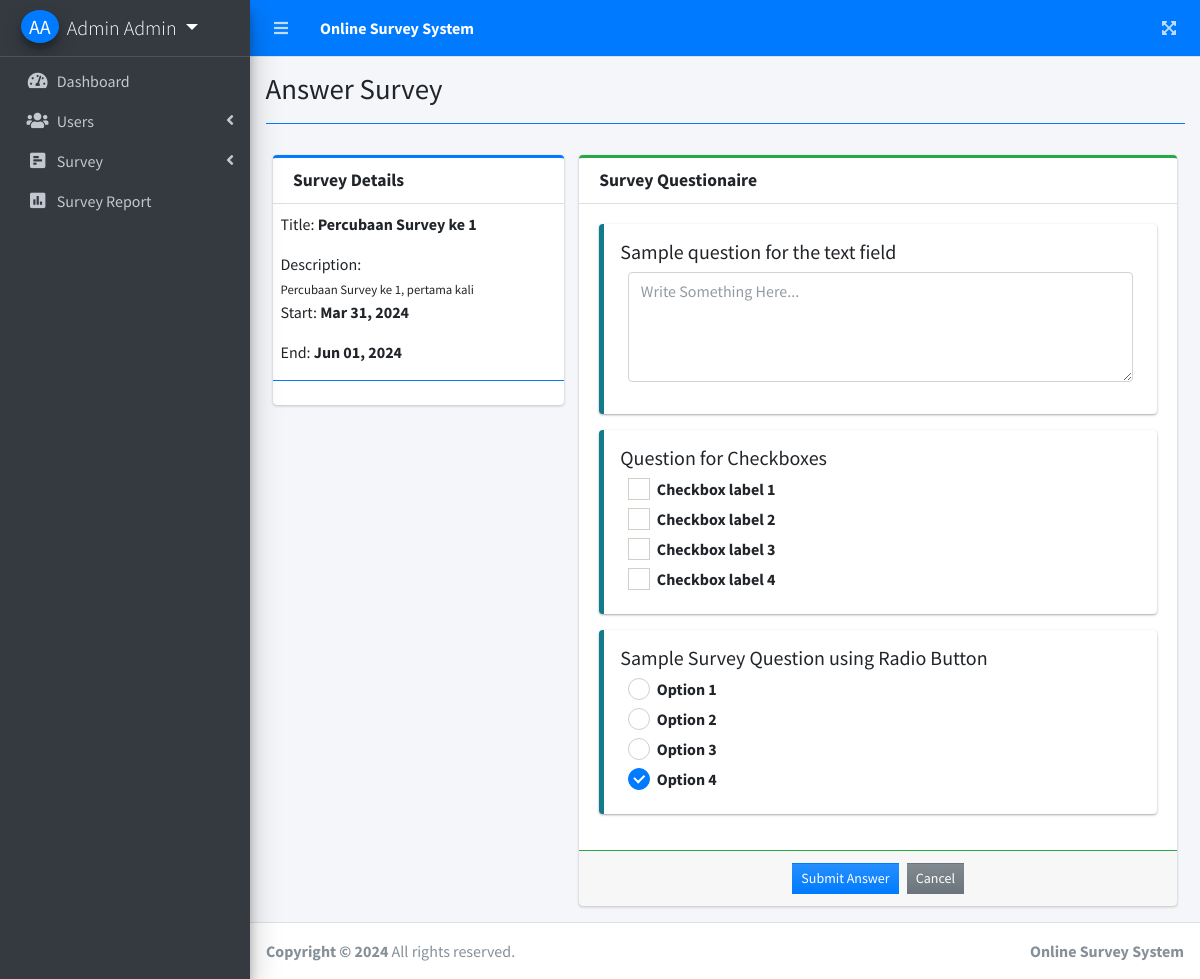
The app's page /index.php?page=answer_survey&id=1 (signed in) with its own data.
### tables this page shows
CREATE TABLE `questions` (
  `id` int NOT NULL AUTO_INCREMENT,
  `question` text NOT NULL,
  `frm_option` text NOT NULL,
  `type` varchar(50) NOT NULL,
  `order_by` int NOT NULL DEFAULT '1',
  `survey_id` int NOT NULL,
  `date_created` datetime NOT NULL DEFAULT CURRENT_TIMESTAMP,
  PRIMARY KEY (`id`)
);

### answer_survey.php (the view, shortened to what this page needs)
<?php include 'db_connect.php' ?>
<?php
$qry = $conn->query("SELECT * FROM survey_set where id = ".$_GET['id'])->fetch_array();
foreach($qry as $k => $v){
	if($k == 'title')
		$k = 'stitle';
}
?>
<div class="col-lg-12">
	<div class="row">
		<div class="col-md-4">
			<div class="card card-outline card-primary">
				<div class="card-header">
					<h3 class="card-title"><b>Survey Details</b></h3>
				</div>
				<div class="card-body p-0 py-2">
					<div class="container-fluid">
						<p>Title: <b><?php echo $stitle ?></b></p>
						<p class="mb-0">Description:</p>
						<small><?php echo $description; ?></small>
						<p>Start: <b><?php echo date("M d, Y",strtotime($start_date)) ?></b></p>
						<p>End: <b><?php echo date("M d, Y",strtotime($end_date)) ?></b></p>
					</div>
					<hr class="border-primary">
				</div>
			</div>
		</div>
		<div class="col-md-8">
			<div class="card card-outline card-success">
				<div class="card-header">
					<h3 class="card-title"><b>Survey Questionaire</b></h3>
				</div>
				<form action="" id="manage-survey">
				<div class="card-body ui-sortable">
					<?php
					$question = $conn->query("SELECT * FROM questions where survey_id = $id order by abs(order_by) asc,abs(id) asc");
					while($row=$question->fetch_assoc()):
					?>
					<div class="callout callout-info">
						<h5><?php echo $row['question'] ?></h5>
						<div class="col-md-12">
							<?php
								if($row['type'] == 'radio_opt'):
									foreach(json_decode($row['frm_option']) as $k => $v):
							?>
							<div class="icheck-primary">
		                        <label for="option_<?php echo $k ?>"><?php echo $v ?></label>
		                     </div>
								<?php endforeach; ?>
						<?php elseif($row['type'] == 'check_opt'):
									foreach(json_decode($row['frm_option']) as $k => $v):
							?>
							<div class="icheck-primary">
		                        <label for="option_<?php echo $k ?>"><?php echo $v ?></label>
		                     </div>
								<?php endforeach; ?>
						<?php else: ?>
							<div class="form-group">
								<textarea name="answer[<?php echo $row['id'] ?>]" id="" cols="30" rows="4" class="form-control" placeholder="Write Something Here..." ></textarea>
							</div>
						<?php endif; ?>
						</div>
					</div>
					<?php endwhile; ?>
				</div>
				</form>
				<div class="card-footer border-top border-success">
					<div class="d-flex w-100 justify-content-center">
						<button class="btn btn-sm btn-flat bg-gradient-primary mx-1" form="manage-survey">Submit Answer</button>
						<button class="btn btn-sm btn-flat bg-gradient-secondary mx-1" type="button" onclick="location.href = 'index.php?page=survey_widget'">Cancel</button>
					</div>
				</div>
			</div>
		</div>
	</div>
</div>

### records on screen
questions: question "Sample question for the text field", id "Write Something Here..."
questions: question "Question for Checkboxes", frm_option "Checkbox label 1", frm_option "Checkbox label 2", frm_option "Checkbox label 3", frm_option "Checkbox label 4"
questions: question "Sample Survey Question using Radio Button", frm_option "Option 1", frm_option "Option 2", frm_option "Option 3", frm_option "Option 4"

### other values on screen
$_SESSION['login_firstname'].' '.$_SESSION['login_lastname'] "Admin Admin"
$title "Answer Survey"
$stitle "Percubaan Survey ke 1"
$description "Percubaan Survey ke 1, pertama kali"
date("M d, Y",strtotime($start_date)) "Mar 31, 2024"
date("M d, Y",strtotime($end_date)) "Jun 01, 2024"
